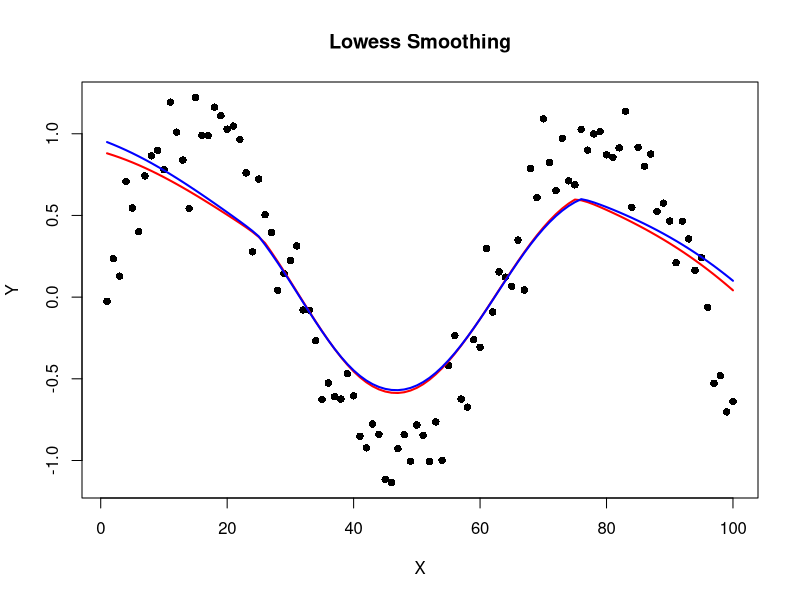

The R script that drew this image:
#Generating simulated data
set.seed(1)
X<-1:100
error_terms<-rnorm(100,0,0.2)
Y_matrix<-matrix(error_terms)

for(i in 1:length(X)){
  
  Y_matrix[i]<-sin(X[i]/10)+Y_matrix[i]
}
# span 
k<-ceiling(0.5*length(X))#should be put inside function

#number of neighbuors determines how much sectioning off is done
#matrices and vectors
weights<-rep(0,
                length(X))
distances_and_index<-matrix(NA,
                  length(X),ncol=2)
sortedDistances_and_index<-matrix(NA,
                                 length(X),ncol=2)
y_estimates<-matrix(NA,length(X))

lowess<-rep(NA,length(X))# check if reset exists before entering outer loop

#find K closest relatives
#take a smaller and kick out the largest
for(i in 1:length(X)){
  for(j in 1:length(X)){
    distances_and_index[j,1]<-abs(X[j]-X[i])
    distances_and_index[j,2]<-j
  } #at this stage all the distances have been filled up
  X
  distances_and_index
  sortedDistances_and_index<-distances_and_index[order(distances_and_index[,1]),]
  sortedDistances_and_index
  #Finding the closest neighbors index and adding to weight to weights
  maxdistance<-sortedDistances_and_index[k+1,1] #may have to fix max distance
  
  #please help here
  #max distance is 2
  weights
  for(l in 1:length(X)){
    if(sortedDistances_and_index[l,1]<=maxdistance){ #closest index found
      print(sortedDistances_and_index[l,2])
      weights[sortedDistances_and_index[l,2]]<-
        (1-(abs(X[i]-X[sortedDistances_and_index[l,2]])/maxdistance)^3)^3
    }
    print((1-(abs(X[i]-X[sortedDistances_and_index[l,2]])/maxdistance)^3)^3)
  }
  weights
  
  #calculating the beta
  new_X=cbind(rep(1,length(X)),X)
  new_X
  Beta_coefficients<-solve(t(new_X)%*%diag(weights)%*%new_X)%*%(t(new_X)%*%diag(weights)%*%Y_matrix)
  Beta_coefficients
  
  lowess[i]<-Beta_coefficients[1]+Beta_coefficients[2]*X[i]
 }
lowess

output<-lowess(X,Y_matrix,0.50)
output
plot(X, Y_matrix, main = "Lowess Smoothing", xlab = "X", ylab = "Y", pch = 16)
lines(lowess, col = "red",lwd=2) 
lines(output,col="Blue",lwd=2)

